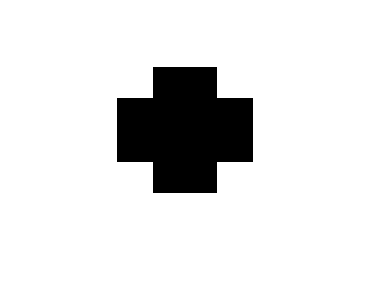
%> input picture Images2n3/Cross.png, 372 x 295 px, given in place of cross.pgm, which was not available
$ octave CA211.m   (GNU Octave 9; MATLAB toolbox functions it lacks are replaced by stand-ins)
%> lines starting %> are read from the running program, lines starting %| are printed output that depends on the picture; in (x1, y1, x2, y2) boxes, pixels count from 0 and x2, y2 are one past the last pixel; in counts of white or black regions, pixels touching at a corner belong together; the program's own positions count from 1; pictures that were not available may be replaced by others from this repository, and a replacement may not be noted
im = imread('images\cross.pgm');
%> im is the input picture: size 295x372x3 uint8; 88.5% white; 1 black region, box (x1, y1, x2, y2) and area: (117, 67, 253, 193) 12672
im_pad = padarray(im,[28 28],'both');
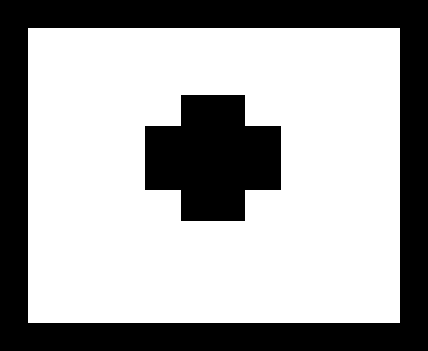
%> im_pad: size 351x428x3 uint8; 64.6% white; 2 black regions, box (x1, y1, x2, y2) and area: (0, 0, 428, 351) 40488, (145, 95, 281, 221) 12672
oriShift = fftshift(fft2(im_pad));
PhaseSpec = angle(oriShift);
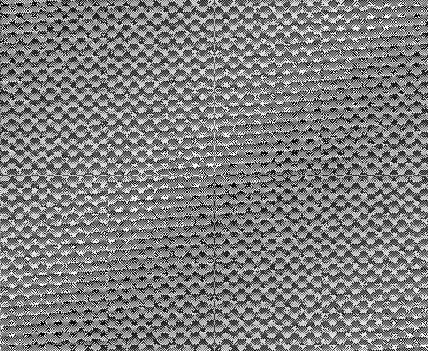
%> PhaseSpec: size 351x428x3 double; min -3.14, max 3.14, mean -6.33e-06; drawn with min black and max white
amplitude = abs(oriShift)+1;
logAmp = log(amplitude);
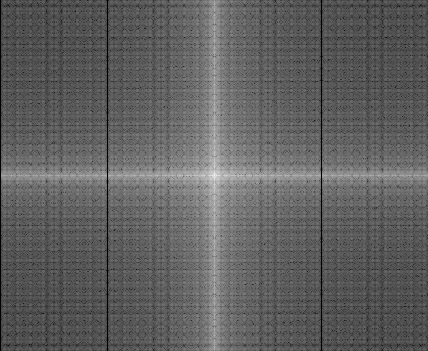
%> logAmp: size 351x428x3 double; min 0, max 17.02, mean 6.47; drawn with min black and max white
GrayAmp = mat2gray(logAmp);
imshow([GrayAmp PhaseSpec]);
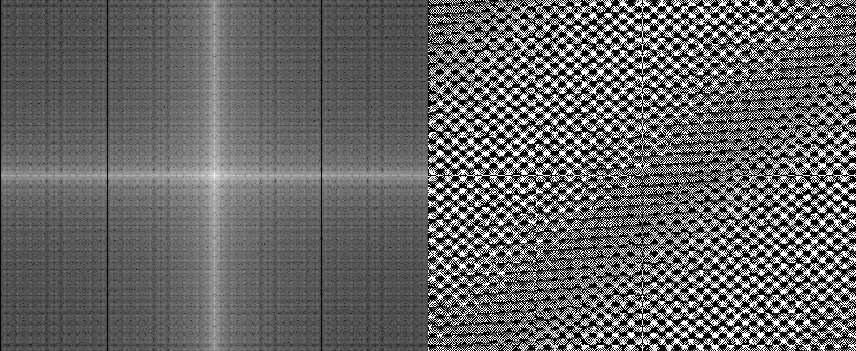
%> displayed picture: size 351x856x3, on the screen's scale of 0 to 255; min 0, max 255, mean 102

$ run again, with Images2n3/214.png copied over Images2n3/Cross.png
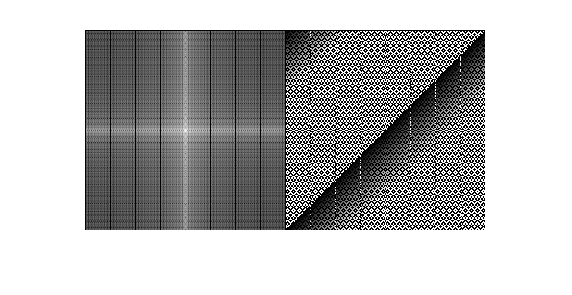
%> input picture Images2n3/214.png, 572 x 295 px, given in place of cross.pgm, which was not available
%> im is the input picture: size 295x572x3 uint8; min 0, max 255, mean 181.5
%> `logAmp = log(amplitude);`:
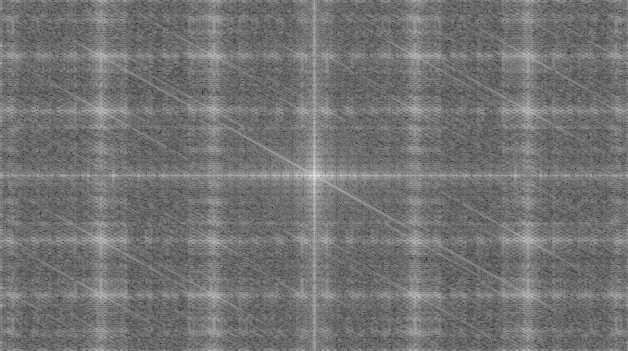
%> logAmp: size 351x628x3 double; min 1.74, max 17.24, mean 8.74; drawn with min black and max white
%> `imshow([GrayAmp PhaseSpec]);`:
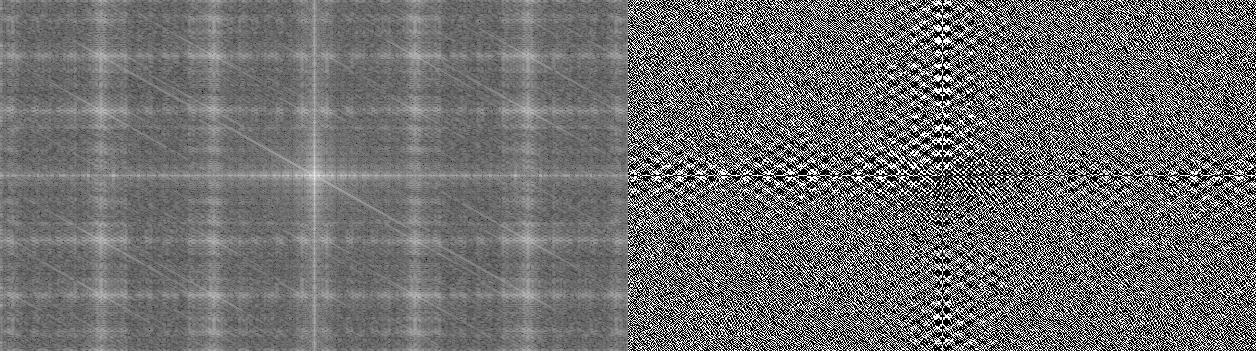
%> displayed picture: size 351x1256x3, on the screen's scale of 0 to 255; min 0, max 255, mean 111.1

$ run again, with Images2n3/215.png copied over Images2n3/Cross.png
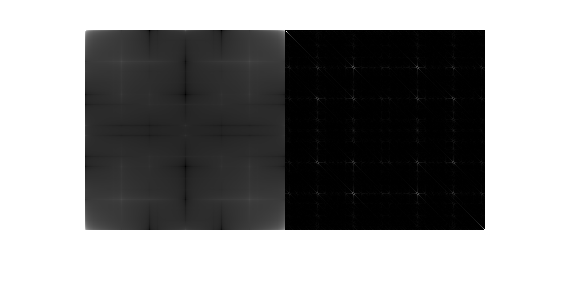
%> input picture Images2n3/215.png, 572 x 295 px, given in place of cross.pgm, which was not available
%> im is the input picture: size 295x572x3 uint8; min 0, max 255, mean 145.6
%> `logAmp = log(amplitude);`:
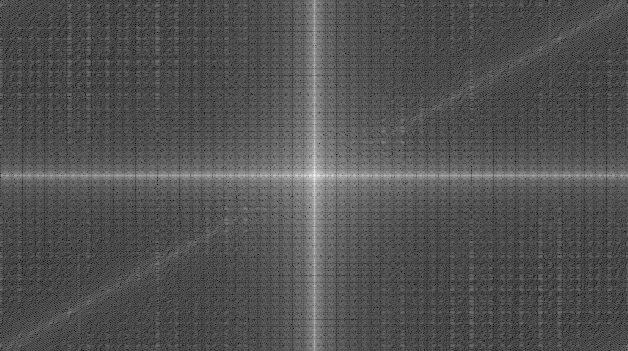
%> logAmp: size 351x628x3 double; min 1.79, max 17.02, mean 6.71; drawn with min black and max white
%> `imshow([GrayAmp PhaseSpec]);`:
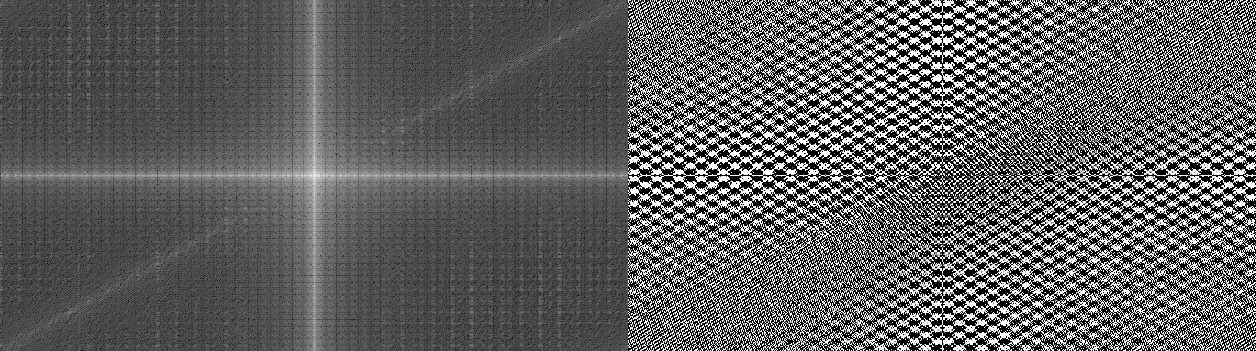
%> displayed picture: size 351x1256x3, on the screen's scale of 0 to 255; min 0, max 255, mean 94.9
